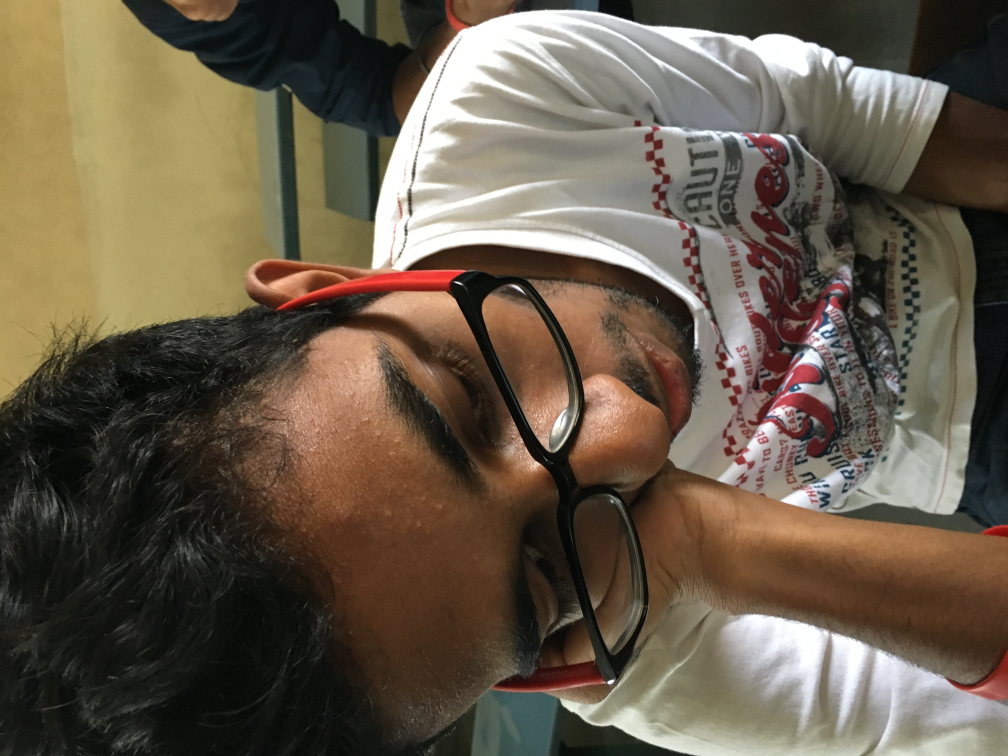
#> input picture NewProject/python_youtube/IMG_0169.JPG, 4032 x 3024 px (shown at 1/4 size)
$ python pillow.py
#> lines starting #> are read from the running program, lines starting #| are printed output that depends on the picture
from PIL import Image

img = Image.open("IMG_0169.JPG");
#> img is the input picture: PIL image 4032x3024 RGB; mean R, G, B 102.6, 90.6, 74.1
#print(img.size)
#print(img.format)
area= (100,100,300,375)

croped_img = img.crop(area);
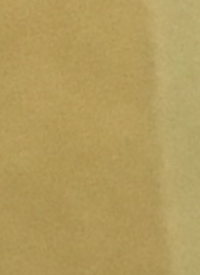
#> croped_img: PIL image 200x275 RGB; mean R, G, B 179.1, 155.6, 93

img.show()

$ run again, with NewProject/python_youtube/IMG_0184.JPG copied over NewProject/python_youtube/IMG_0169.JPG
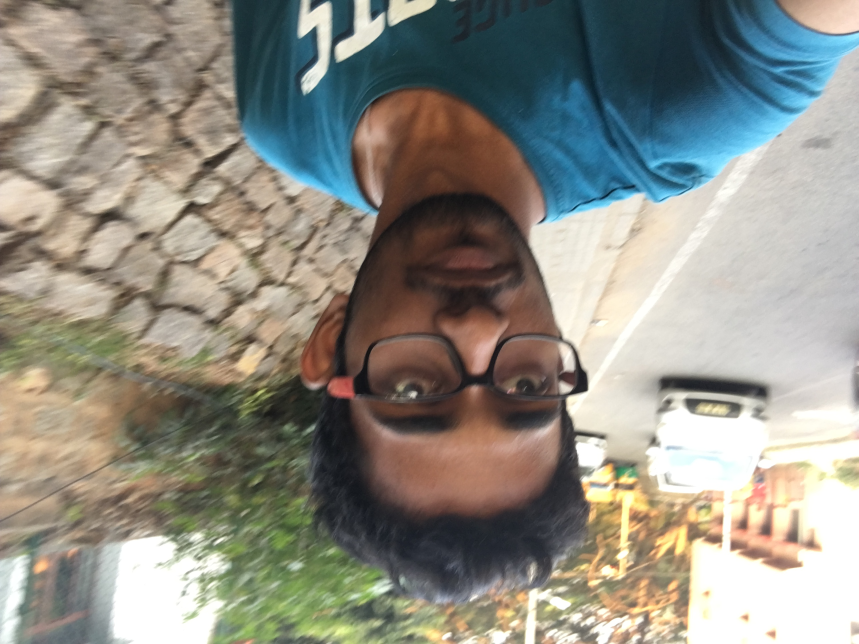
#> input picture NewProject/python_youtube/IMG_0184.JPG, 2576 x 1932 px (shown at 1/3 size)
#> img is the input picture: PIL image 2576x1932 RGB; mean R, G, B 143.4, 141.6, 131.9
#> `croped_img = img.crop(area);`:
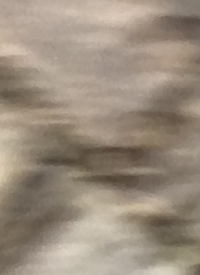
#> croped_img: PIL image 200x275 RGB; mean R, G, B 154.6, 140.9, 125.5
